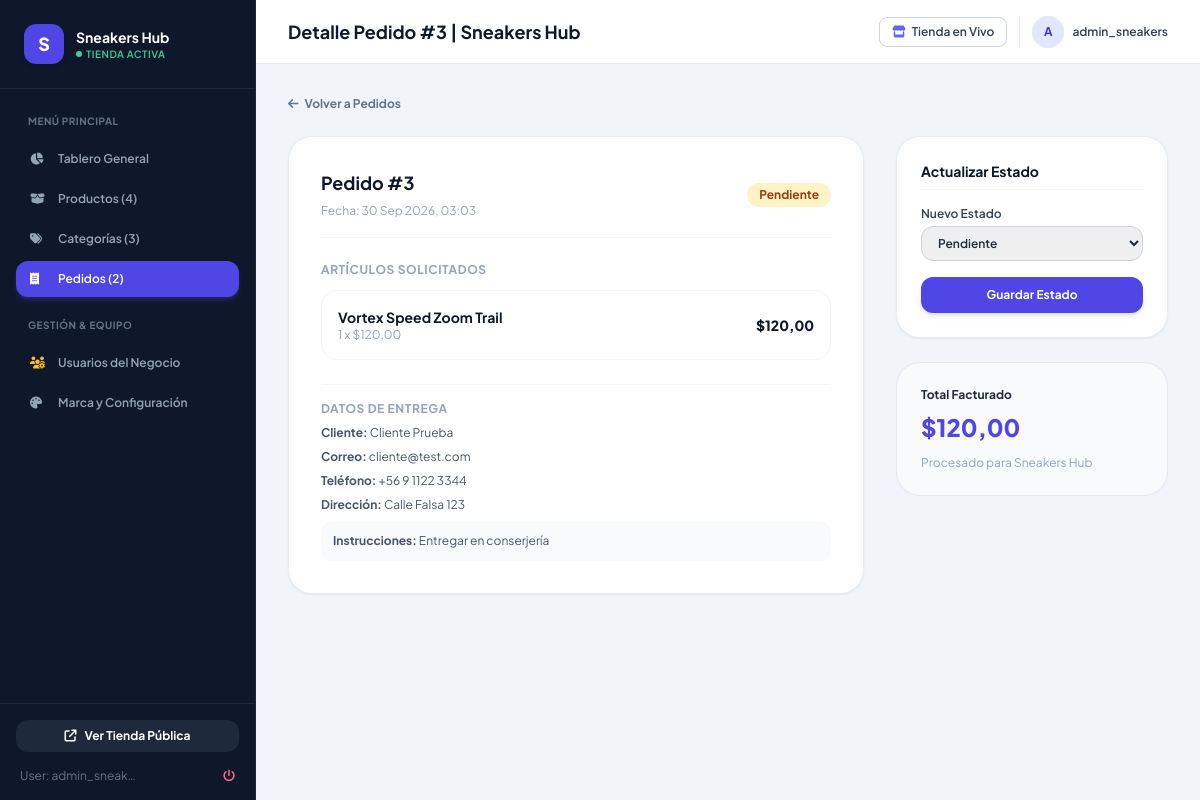
Screenshot of /store/sneakers-hub/admin/orders/3/ (signed in) with the database file from the repository.
### tenants/models.py (models this page shows, shortened)
class Tenant(models.Model):
    name = models.CharField(max_length=150, help_text="Nombre comercial de la tienda")
    slug = models.SlugField(max_length=150, unique=True, help_text="Identificador único para la URL (ej: mi-tienda)")
    description = models.TextField(blank=True, default="", help_text="Descripción o lema de la tienda")
    primary_color = models.CharField(max_length=20, default="#4F46E5", help_text="Color primario en formato HEX (ej: #4F46E5)")
    secondary_color = models.CharField(max_length=20, default="#06B6D4", help_text="Color secundario o de acento HEX")
    logo_url = models.CharField(max_length=500, blank=True, default="", help_text="URL o enlace del logo")
    banner_url = models.CharField(max_length=500, blank=True, default="", help_text="URL o enlace del banner principal")
    contact_email = models.EmailField(blank=True, default="")
    contact_phone = models.CharField(max_length=50, blank=True, default="")
    currency_symbol = models.CharField(max_length=10, default="$", help_text="Símbolo de moneda (ej: $, USD, €, CLP)")
    is_active = models.BooleanField(default=True, help_text="Si la tienda está activa y accesible al público")
    owner = models.ForeignKey(
        User,
        on_delete=models.SET_NULL,
        null=True,
        blank=True,
        related_name="owned_tenants",
        help_text="Usuario propietario/creador principal"
    )
    created_at = models.DateTimeField(auto_now_add=True)
    updated_at = models.DateTimeField(auto_now=True)
    class Meta:
        ordering = ['-created_at']
        verbose_name = 'Tenant / Tienda'
        verbose_name_plural = 'Tenants / Tiendas'

class Order(models.Model):
    STATUS_PENDING = 'PENDING'
    STATUS_PAID = 'PAID'
    STATUS_PROCESSING = 'PROCESSING'
    STATUS_SHIPPED = 'SHIPPED'
    STATUS_DELIVERED = 'DELIVERED'
    STATUS_CANCELLED = 'CANCELLED'
    STATUS_CHOICES = [
        (STATUS_PENDING, 'Pendiente'),
        (STATUS_PAID, 'Pagado'),
        (STATUS_PROCESSING, 'En Preparación'),
        (STATUS_SHIPPED, 'Enviado'),
        (STATUS_DELIVERED, 'Entregado'),
        (STATUS_CANCELLED, 'Cancelado'),
    ]
    tenant = models.ForeignKey(Tenant, on_delete=models.CASCADE, related_name='orders')
    customer_name = models.CharField(max_length=150)
    customer_email = models.EmailField()
    customer_phone = models.CharField(max_length=50, blank=True, default="")
    shipping_address = models.TextField()
    order_notes = models.TextField(blank=True, default="")
    status = models.CharField(max_length=20, choices=STATUS_CHOICES, default=STATUS_PENDING)
    total_amount = models.DecimalField(max_digits=12, decimal_places=2, default=0.00)
    created_at = models.DateTimeField(auto_now_add=True)
    updated_at = models.DateTimeField(auto_now=True)
    class Meta:
        verbose_name = 'Pedido / Orden'
        verbose_name_plural = 'Pedidos / Órdenes'
        ordering = ['-created_at']

class OrderItem(models.Model):
    order = models.ForeignKey(Order, on_delete=models.CASCADE, related_name='items')
    product = models.ForeignKey(Product, on_delete=models.SET_NULL, null=True, blank=True)
    product_name = models.CharField(max_length=200)
    price = models.DecimalField(max_digits=12, decimal_places=2)
    quantity = models.PositiveIntegerField(default=1)
    subtotal = models.DecimalField(max_digits=12, decimal_places=2)

### tenants/views.py (the view)
    def _wrapped(request, slug, *args, **kwargs):
        tenant = get_object_or_404(Tenant, slug=slug)
        if not user_can_admin_tenant(request.user, tenant):
            if not request.user.is_authenticated:
                return redirect(f"/login/?next=/store/{slug}/admin/")
            return render(request, 'tenant_admin/forbidden.html', {'tenant': tenant}, status=403)
        return view_func(request, tenant, *args, **kwargs)

### templates/tenant_admin/order_detail.html (shortened to what this page needs)
{% extends "tenant_admin/base_tenant_admin.html" %}
{% block page_title %}Detalle Pedido #{{ order.id }} | {{ tenant.name }}{% endblock %}
{% block admin_content %}
<div class="max-w-4xl mx-auto space-y-6">
    <div class="flex items-center justify-between">
        <a href="{% url 'tenant_admin_orders' slug=tenant.slug %}" class="text-xs font-bold text-slate-500 hover:text-indigo-600 flex items-center gap-1.5">
            <i class="fa-solid fa-arrow-left"></i> Volver a Pedidos
        </a>
    </div>
    <div class="grid grid-cols-1 lg:grid-cols-3 gap-8">
        <div class="lg:col-span-2 space-y-6">
            <div class="bg-white p-6 sm:p-8 rounded-3xl border border-slate-200/80 shadow-sm space-y-6">
                <div class="flex items-center justify-between pb-4 border-b border-slate-100">
                    <div>
                        <h2 class="text-lg font-bold text-slate-900">Pedido #{{ order.id }}</h2>
                        <span class="text-xs text-slate-400">Fecha: {{ order.created_at|date:"d M Y, H:i" }}</span>
                    </div>
                    <span class="px-3 py-1 rounded-full text-xs font-bold
                        {% if order.status == 'PENDING' %}bg-amber-100 text-amber-800
                        {% elif order.status == 'PAID' %}bg-emerald-100 text-emerald-800
                        {% elif order.status == 'DELIVERED' %}bg-blue-100 text-blue-800
                        {% else %}bg-slate-100 text-slate-800{% endif %}">
                        {{ order.get_status_display }}
                    </span>
                </div>
                <div>
                    <h3 class="text-xs font-bold uppercase tracking-wider text-slate-400 mb-3">Artículos Solicitados</h3>
                    <div class="divide-y divide-slate-100 border border-slate-100 rounded-2xl overflow-hidden">
                        {% for item in order.items.all %}
                        <div class="p-4 flex items-center justify-between text-xs">
                            <div>
                                <span class="font-bold text-slate-900 block text-sm">{{ item.product_name }}</span>
                                <span class="text-slate-400">{{ item.quantity }} x {{ tenant.currency_symbol }}{{ item.price }}</span>
                            </div>
                            <span class="font-black text-slate-900 text-sm">{{ tenant.currency_symbol }}{{ item.subtotal }}</span>
                        </div>
                        {% endfor %}
                    </div>
                </div>
                <div class="pt-4 border-t border-slate-100 space-y-2 text-xs text-slate-600">
                    <h3 class="font-bold uppercase tracking-wider text-slate-400 text-xs mb-2">Datos de Entrega</h3>
                    <div><strong>Cliente:</strong> {{ order.customer_name }}</div>
                    <div><strong>Correo:</strong> {{ order.customer_email }}</div>
                    <div><strong>Teléfono:</strong> {{ order.customer_phone }}</div>
                    <div><strong>Dirección:</strong> {{ order.shipping_address }}</div>
                    {% if order.order_notes %}
                    <div class="p-3 bg-slate-50 rounded-xl mt-2"><strong>Instrucciones:</strong> {{ order.order_notes }}</div>
                    {% endif %}
                </div>
            </div>
        </div>
        <div class="lg:col-span-1 space-y-6">
            <div class="bg-white p-6 rounded-3xl border border-slate-200/80 shadow-sm space-y-4">
                <h3 class="font-bold text-slate-900 text-sm pb-2 border-b border-slate-100">
                    Actualizar Estado
                </h3>
                <form method="POST" class="space-y-4">
                    <div>
                        <label class="block text-xs font-semibold text-slate-700 mb-1">Nuevo Estado</label>
                        <select name="status" class="w-full px-3 py-2 border border-slate-300 rounded-xl text-xs font-semibold focus:ring-2 focus:ring-indigo-500">
                            {% for st_val, st_lbl in status_choices %}
                            <option value="{{ st_val }}" {% if order.status == st_val %}selected{% endif %}>
                                {{ st_lbl }}
                            </option>
                            {% endfor %}
                        </select>
                    </div>
                    <button type="submit" class="w-full py-2.5 px-4 rounded-xl text-xs font-bold text-white bg-indigo-600 hover:bg-indigo-700 shadow-md transition-all">
                        Guardar Estado
                    </button>
                </form>
            </div>
            <div class="bg-slate-50 p-6 rounded-3xl border border-slate-200 text-xs space-y-2">
                <span class="font-bold text-slate-800">Total Facturado</span>
                <div class="text-2xl font-black text-slate-900" style="color: {{ tenant.primary_color }};">
                    {{ tenant.currency_symbol }}{{ order.total_amount }}
                </div>
                <span class="text-slate-400 block pt-1">Procesado para {{ tenant.name }}</span>
            </div>
        </div>
    </div>
</div>
{% endblock %}

### templates/tenant_admin/base_tenant_admin.html (shortened to what this page needs)
{% extends "base.html" %}
{% block layout %}
<div class="min-h-full flex bg-slate-100 text-slate-800">
    <aside class="w-64 bg-slate-900 text-slate-300 flex-shrink-0 flex flex-col justify-between hidden md:flex border-r border-slate-800">
        <div>
            <div class="p-6 border-b border-slate-800">
                <div class="flex items-center gap-3">
                    <div class="w-10 h-10 rounded-xl flex items-center justify-center text-white font-extrabold text-lg shadow-md" style="background-color: {{ tenant.primary_color }};">
                        {{ tenant.name|slice:":1" }}
                    </div>
                    <div class="overflow-hidden">
                        <h2 class="text-sm font-bold text-white truncate">{{ tenant.name }}</h2>
                        <span class="text-[10px] font-semibold tracking-wider uppercase text-emerald-400 flex items-center gap-1">
                            <span class="w-1.5 h-1.5 rounded-full bg-emerald-400"></span> Tienda Activa
                        </span>
                    </div>
                </div>
            </div>
            <nav class="p-4 space-y-1 text-xs font-semibold">
                <div class="px-3 py-2 text-[10px] font-bold text-slate-500 uppercase tracking-wider">Menú Principal</div>
                <a href="{% url 'tenant_admin_dashboard' slug=tenant.slug %}"
                    class="flex items-center gap-3 px-3.5 py-2.5 rounded-xl transition-all {% if active_tab == 'dashboard' %}bg-indigo-600 text-white shadow-md shadow-indigo-600/30{% else %}text-slate-400 hover:text-white hover:bg-slate-800{% endif %}">
                    <i class="fa-solid fa-chart-pie w-4"></i>
                    <span>Tablero General</span>
                </a>
                <a href="{% url 'tenant_admin_products' slug=tenant.slug %}"
                    class="flex items-center gap-3 px-3.5 py-2.5 rounded-xl transition-all {% if active_tab == 'products' %}bg-indigo-600 text-white shadow-md shadow-indigo-600/30{% else %}text-slate-400 hover:text-white hover:bg-slate-800{% endif %}">
                    <i class="fa-solid fa-box-open w-4"></i>
                    <span>Productos ({{ tenant.products.count }})</span>
                </a>
                <a href="{% url 'tenant_admin_categories' slug=tenant.slug %}"
                    class="flex items-center gap-3 px-3.5 py-2.5 rounded-xl transition-all {% if active_tab == 'categories' %}bg-indigo-600 text-white shadow-md shadow-indigo-600/30{% else %}text-slate-400 hover:text-white hover:bg-slate-800{% endif %}">
                    <i class="fa-solid fa-tags w-4"></i>
                    <span>Categorías ({{ tenant.categories.count }})</span>
                </a>
                <a href="{% url 'tenant_admin_orders' slug=tenant.slug %}"
                    class="flex items-center gap-3 px-3.5 py-2.5 rounded-xl transition-all {% if active_tab == 'orders' %}bg-indigo-600 text-white shadow-md shadow-indigo-600/30{% else %}text-slate-400 hover:text-white hover:bg-slate-800{% endif %}">
                    <i class="fa-solid fa-receipt w-4"></i>
                    <span>Pedidos ({{ tenant.orders.count }})</span>
                </a>
                <div class="px-3 pt-4 pb-2 text-[10px] font-bold text-slate-500 uppercase tracking-wider">Gestión & Equipo</div>
                <a href="{% url 'tenant_admin_users' slug=tenant.slug %}"
                    class="flex items-center gap-3 px-3.5 py-2.5 rounded-xl transition-all {% if active_tab == 'users' %}bg-indigo-600 text-white shadow-md shadow-indigo-600/30{% else %}text-slate-400 hover:text-white hover:bg-slate-800{% endif %}">
                    <i class="fa-solid fa-users-gear w-4 text-amber-400"></i>
                    <span>Usuarios del Negocio</span>
                </a>
                <a href="{% url 'tenant_admin_settings' slug=tenant.slug %}"
                    class="flex items-center gap-3 px-3.5 py-2.5 rounded-xl transition-all {% if active_tab == 'settings' %}bg-indigo-600 text-white shadow-md shadow-indigo-600/30{% else %}text-slate-400 hover:text-white hover:bg-slate-800{% endif %}">
                    <i class="fa-solid fa-palette w-4"></i>
                    <span>Marca y Configuración</span>
                </a>
            </nav>
        </div>
        <div class="p-4 border-t border-slate-800 space-y-2">
            <a href="{% url 'storefront_view' slug=tenant.slug %}" target="_blank" class="w-full flex items-center justify-center gap-2 py-2 px-3 rounded-xl text-xs font-bold text-white bg-slate-800 hover:bg-slate-700 transition-colors">
                <i class="fa-solid fa-arrow-up-right-from-square"></i> Ver Tienda Pública
            </a>
            <div class="flex items-center justify-between pt-2 px-1 text-xs text-slate-500">
                <span class="truncate max-w-[120px]">User: {{ request.user.username }}</span>
                <a href="{% url 'logout' %}" class="text-rose-400 hover:text-rose-300 transition-colors" title="Cerrar Sesión">
                    <i class="fa-solid fa-power-off"></i>
                </a>
            </div>
        </div>
    </aside>
    <div class="flex-1 flex flex-col min-w-0 overflow-y-auto">
        <header class="bg-white border-b border-slate-200 h-16 flex items-center justify-between px-4 sm:px-8 sticky top-0 z-20">
            <div class="flex items-center gap-3">
                <h1 class="text-base sm:text-lg font-bold text-slate-900 flex items-center gap-2">
                    {% block page_title %}Administración de Tienda{% endblock %}
                </h1>
            </div>
            <div class="flex items-center gap-3">
                <a href="{% url 'storefront_view' slug=tenant.slug %}" target="_blank" class="hidden sm:inline-flex items-center gap-1.5 text-xs font-semibold px-3 py-1.5 rounded-lg border border-slate-300 text-slate-700 hover:bg-slate-50 transition-colors">
                    <i class="fa-solid fa-store text-indigo-500"></i> Tienda en Vivo
                </a>
                <div class="flex items-center gap-2 pl-3 border-l border-slate-200">
                    <div class="w-8 h-8 rounded-full bg-indigo-100 text-indigo-700 flex items-center justify-center font-bold text-xs">
                        {{ request.user.username|slice:":1"|upper }}
                    </div>
                    <span class="text-xs font-semibold text-slate-700 hidden sm:inline">{{ request.user.username }}</span>
                </div>
            </div>
        </header>
        <main class="p-4 sm:p-8 flex-1">
            {% block admin_content %}{% endblock %}
        </main>
    </div>
</div>
{% endblock %}

### rows the page displays
Tenant: name "S", name "Sneakers Hub", products.count "4", categories.count "3", orders.count "2", currency_symbol "$"
Order: id "3", created_at "30 Sep 2026, 03:03", status "Pendiente", customer_name "Cliente Prueba", customer_email "cliente@test.com", customer_phone "+56 9 1122 3344", shipping_address "Calle Falsa 123", order_notes "Entregar en conserjería", total_amount "120,00"
OrderItem: product_name "Vortex Speed Zoom Trail", quantity "1", price "120,00", subtotal "120,00"

### other values shown
{{ request.user.username }} "admin_sneak…"
{{ request.user.username|slice:":1"|upper }} "A"
{{ request.user.username }} "admin_sneakers"
